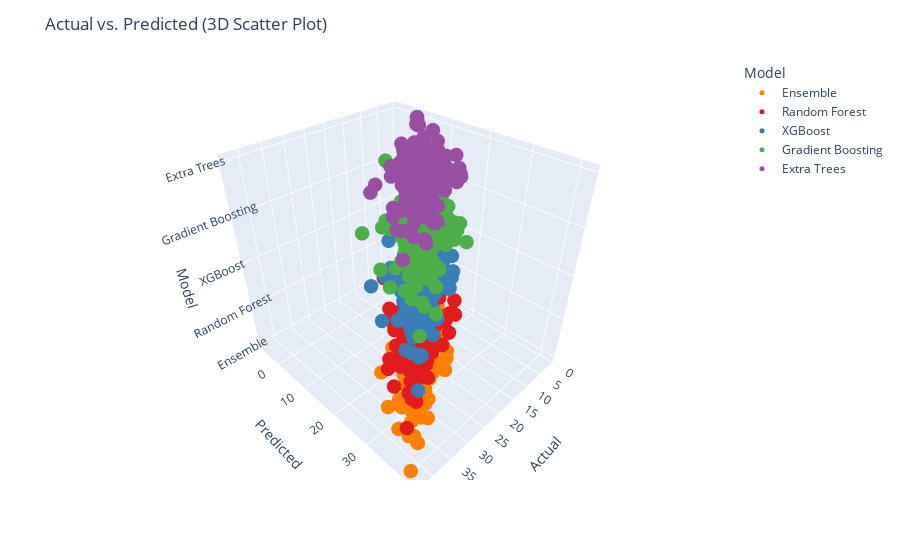

The notebook cell this image was saved under:
### Code cell
plot_actual_vs_predicted_3d(models, X_test, y_test)

### Figure 1 — Plotly figure (JSON) as saved in the notebook; plotly's stock layout.template omitted (floating-point values rounded to 4 significant figures; data arrays with more than 128 entries replaced by an {"elided": "..."} marker saying what was removed)
{"data": [{"hovertemplate": "Model=%{z}<br>Actual=%{x}<br>Predicted=%{y}<extra></extra>", "legendgroup": "Ensemble", "marker": {"color": "rgb(255,127,0)", "size": 5, "symbol": "circle"}, "mode": "markers", "name": "Ensemble", "scene": "scene", "showlegend": true, "type": "scatter3d", "x": {"elided": "803 float values"}, "y": {"elided": "803 float values"}, "z": {"elided": "803 str values"}}, {"hovertemplate": "Model=%{z}<br>Actual=%{x}<br>Predicted=%{y}<extra></extra>", "legendgroup": "Random Forest", "marker": {"color": "rgb(228,26,28)", "size": 5, "symbol": "circle"}, "mode": "markers", "name": "Random Forest", "scene": "scene", "showlegend": true, "type": "scatter3d", "x": {"elided": "803 float values"}, "y": {"elided": "803 float values"}, "z": {"elided": "803 str values"}}, {"hovertemplate": "Model=%{z}<br>Actual=%{x}<br>Predicted=%{y}<extra></extra>", "legendgroup": "XGBoost", "marker": {"color": "rgb(55,126,184)", "size": 5, "symbol": "circle"}, "mode": "markers", "name": "XGBoost", "scene": "scene", "showlegend": true, "type": "scatter3d", "x": {"elided": "803 float values"}, "y": {"elided": "803 float values"}, "z": {"elided": "803 str values"}}, {"hovertemplate": "Model=%{z}<br>Actual=%{x}<br>Predicted=%{y}<extra></extra>", "legendgroup": "Gradient Boosting", "marker": {"color": "rgb(77,175,74)", "size": 5, "symbol": "circle"}, "mode": "markers", "name": "Gradient Boosting", "scene": "scene", "showlegend": true, "type": "scatter3d", "x": {"elided": "803 float values"}, "y": {"elided": "803 float values"}, "z": {"elided": "803 str values"}}, {"hovertemplate": "Model=%{z}<br>Actual=%{x}<br>Predicted=%{y}<extra></extra>", "legendgroup": "Extra Trees", "marker": {"color": "rgb(152,78,163)", "size": 5, "symbol": "circle"}, "mode": "markers", "name": "Extra Trees", "scene": "scene", "showlegend": true, "type": "scatter3d", "x": {"elided": "803 float values"}, "y": {"elided": "803 float values"}, "z": {"elided": "803 str values"}}], "layout": {"legend": {"title": {"text": "Model"}, "tracegroupgap": 0}, "margin": {"t": 60}, "scene": {"domain": {"x": [0, 1], "y": [0, 1]}, "xaxis": {"title": {"text": "Actual"}}, "yaxis": {"title": {"text": "Predicted"}}, "zaxis": {"categoryarray": ["Ensemble", "Random Forest", "XGBoost", "Gradient Boosting", "Extra Trees"], "categoryorder": "array", "title": {"text": "Model"}}}, "title": {"text": "Actual vs. Predicted (3D Scatter Plot)"}}}
